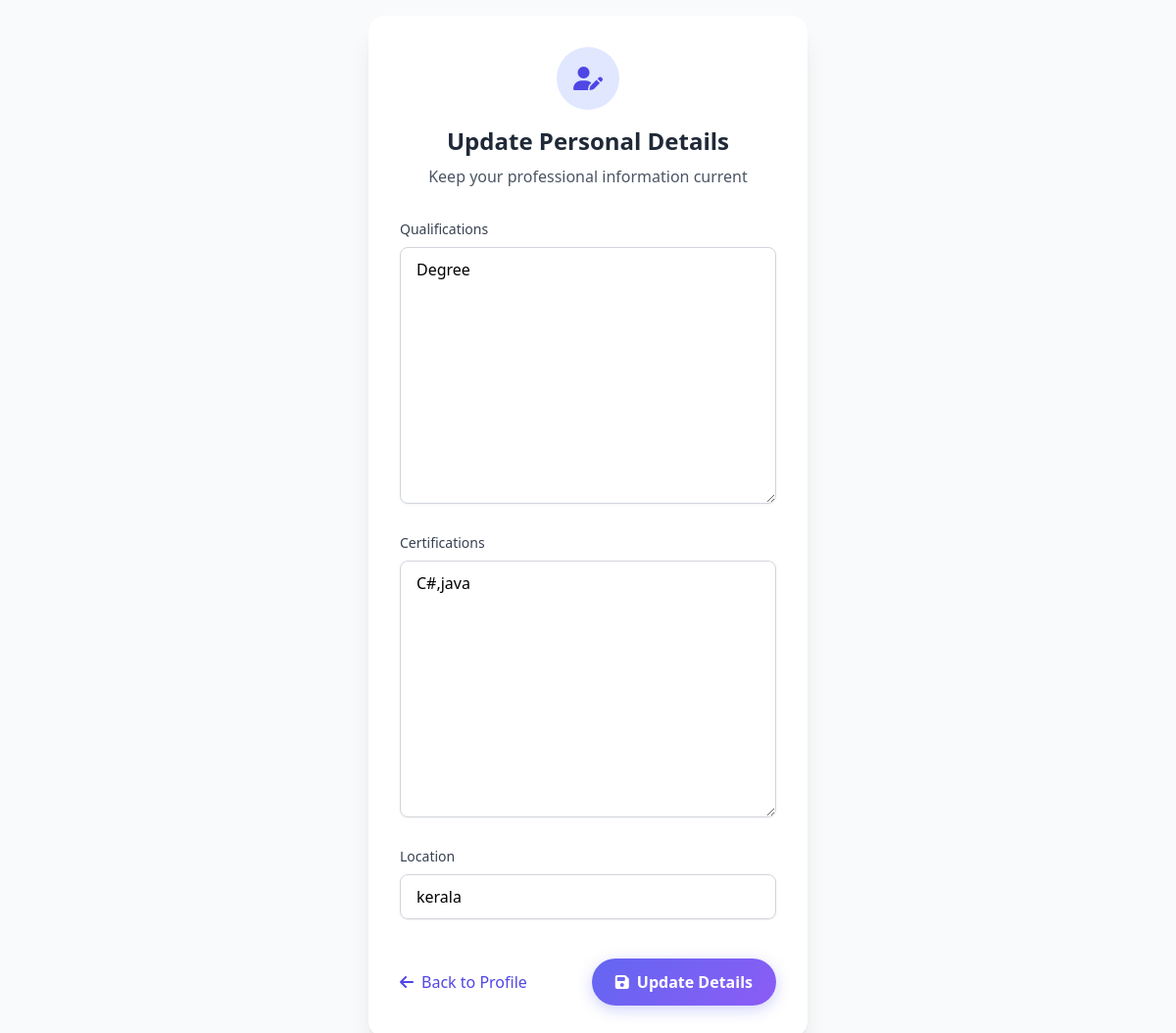
Page /users/profile/update/details/ (signed in) on the committed database.
### users/models.py (models this page shows)
class Profile(models.Model):
    user = models.OneToOneField(User, on_delete=models.CASCADE)
    profile_image = models.ImageField(upload_to='profile_images/', blank=True, null=True)
    banner_image = models.ImageField(upload_to='banner_images/', blank=True, null=True)
    certifications = models.TextField(blank=True, null=True)
    qualifications = models.TextField(blank=True, null=True)
    skills = models.ManyToManyField(Skill, blank=True)
    location = models.CharField(max_length=100, blank=True, null=True)

### users/views.py (the view)
# urls.py: path('profile/update/details/', personal_details_update, name='personal_details_update'),
@login_required
def personal_details_update(request):
    if request.method == 'POST':
        form = PersonalDetailsForm(request.POST, request.FILES, instance=request.user.profile)
        if form.is_valid():
            form.save()
            return redirect('profile_view')
    else:
        form = PersonalDetailsForm(instance=request.user.profile)
    return render(request, 'users/personal_details_update.html', {'form': form})

### users/forms.py
class PersonalDetailsForm(forms.ModelForm):
    class Meta:
        model = Profile
        fields = ['certifications', 'qualifications', 'location']

### users/templates/users/personal_details_update.html (shortened to what this page needs)
{% load static tailwind_tags %}
<!DOCTYPE html>
<html lang="en">
<head>
    {% tailwind_css %}
    <link href="https://cdnjs.cloudflare.com/ajax/libs/font-awesome/6.4.0/css/all.min.css" rel="stylesheet">
</head>
<body class="bg-gray-50 min-h-screen flex items-center justify-center p-4 font-sans antialiased">
    <div class="w-full max-w-md">
        <div class="form-container bg-white rounded-2xl shadow-xl overflow-hidden p-8">
            <div class="text-center mb-8">
                <div class="w-16 h-16 bg-indigo-100 rounded-full flex items-center justify-center mx-auto mb-4">
                    <i class="fas fa-user-edit text-indigo-600 text-2xl"></i>
                </div>
                <h1 class="text-2xl font-bold text-gray-800 mb-2">Update Personal Details</h1>
                <p class="text-gray-600">Keep your professional information current</p>
            </div>
            <form method="POST" class="space-y-6">
                <div class="form-group space-y-2">
                    <label for="{{ form.qualifications.id_for_label }}" class="block text-sm font-medium text-gray-700">
                        Qualifications
                    </label>
                    <div class="relative">
                        {{ form.qualifications }}
                    </div>
                </div>
                <div class="form-group space-y-2">
                    <label for="{{ form.certifications.id_for_label }}" class="block text-sm font-medium text-gray-700">
                        Certifications
                    </label>
                    <div class="relative">
                        {{ form.certifications }}
                    </div>
                </div>
                <div class="form-group space-y-2">
                    <label for="{{ form.location.id_for_label }}" class="block text-sm font-medium text-gray-700">
                        Location
                    </label>
                    <div class="relative">
                        {{ form.location }}
                    </div>
                </div>
                <div class="pt-4 flex justify-between items-center">
                    <a href="{% url 'profile_view' %}" class="back-btn text-indigo-600 hover:text-indigo-800 font-medium flex items-center transition">
                        <i class="fas fa-arrow-left mr-2"></i>
                        Back to Profile
                    </a>
                    <button type="submit" class="submit-btn px-6 py-3 text-white font-semibold rounded-full flex items-center space-x-2">
                        <i class="fas fa-save"></i>
                        <span>Update Details</span>
                    </button>
                </div>
            </form>
        </div>
    </div>
</body>
</html>

### users/templates/users/personal_details_update.html (style rules this page uses)
.form-container { animation: fadeIn 0.4s ease-out forwards; }
.input-field { transition: all 0.3s ease; box-shadow: 0 1px 2px rgba(0, 0, 0, 0.05); }
.submit-btn { transition: all 0.3s ease; background: linear-gradient(135deg, #6366f1 0%, #8b5cf6 100%); box-shadow: 0 4px 15px rgba(99, 102, 241, 0.3); }
.form-group { animation: fadeIn 0.5s ease forwards; }

### rows in the picture
Profile: qualifications "Degree", certifications "C#,java", location "kerala"
